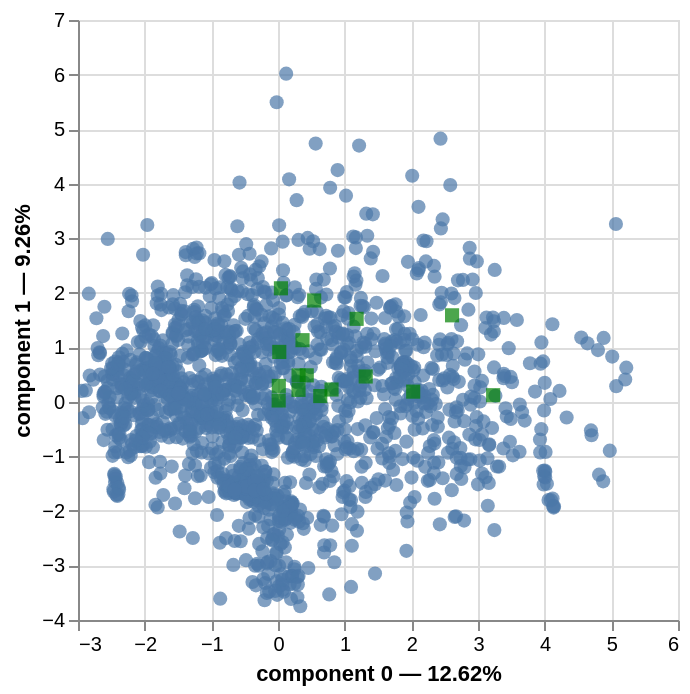

Notebook code for this chart:
### Markdown cell above
## FAMD

#### We also applied Factor Analysis of Mixed Data (FAMD) to the dataset, which is a dimensionality reduction technique that can handle both numerical and categorical data. FAMD allows us to project the data into a lower-dimensional space while preserving as much of the variance as possible.

### Code cell
famd = prince.FAMD(n_components=10, random_state=2, n_iter=5)
famd = famd.fit(features_train)
display(famd.plot(features_train, x_component=0, y_component=1))

Xf_train = famd.row_coordinates(features_train)
Xf_test = famd.row_coordinates(features_test)

display(Xf_train)

### Figure 1 — Vega-Lite specification as saved in the notebook (floating-point values rounded to 4 significant figures; data arrays with more than 128 entries replaced by an {"elided": "..."} marker saying what was removed)
{"config": {"view": {"continuousWidth": 300, "continuousHeight": 300}}, "layer": [{"data": {"name": "data-9b135735176fa77fe73500f4753a662d"}, "mark": {"type": "circle", "size": 50}, "encoding": {"tooltip": [{"field": "index", "type": "quantitative"}, {"field": "component 0", "type": "quantitative"}, {"field": "component 1", "type": "quantitative"}], "x": {"axis": {"title": "component 0 — 12.62%"}, "field": "component 0", "scale": {"zero": false}, "type": "quantitative"}, "y": {"axis": {"title": "component 1 — 9.26%"}, "field": "component 1", "scale": {"zero": false}, "type": "quantitative"}}, "name": "view_61c4cb270cd77505_0"}, {"data": {"name": "data-c77ba3391f15b57b341dbfec6a47adcf"}, "mark": {"type": "square", "color": "green", "size": 50}, "encoding": {"tooltip": [{"field": "variable", "type": "nominal"}], "x": {"field": "component 0", "scale": {"zero": false}, "type": "quantitative"}, "y": {"field": "component 1", "scale": {"zero": false}, "type": "quantitative"}}}], "params": [{"name": "param_1e9efca18e7a2868", "select": {"type": "interval", "encodings": ["x", "y"]}, "bind": "scales", "views": ["view_61c4cb270cd77505_0"]}], "$schema": "https://vega.github.io/schema/vega-lite/v6.4.1.json", "datasets": {"data-9b135735176fa77fe73500f4753a662d": {"elided": "1688 records"}, "data-c77ba3391f15b57b341dbfec6a47adcf": [{"variable": "X2", "component 0": 3.227, "component 1": 0.1213, "component 2": 0.4464, "component 3": 0.2291, "component 4": 0.003744, "component 5": 0.09777, "component 6": 0.01329, "component 7": 0.07225, "component 8": 0.004794, "component 9": 0.09759, "label": "X2"}, {"variable": "X3", "component 0": 0.3085, "component 1": 0.4837, "component 2": 0.004466, "component 3": 0.3798, "component 4": 0.5813, "component 5": 3.84, "component 6": 0.1442, "component 7": 0.08136, "component 8": 0.2093, "component 9": 0.5353, "label": "X3"}, {"variable": "X4", "component 0": 0.01899, "component 1": 0.915, "component 2": 0.5736, "component 3": 0.3025, "component 4": 0.8545, "component 5": 0.8018, "component 6": 0.8964, "component 7": 2.178, "component 8": 0.01975, "component 9": 0.1307, "label": "X4"}, {"variable": "X17", "component 0": 0.5424, "component 1": 1.858, "component 2": 2.546, "component 3": 0.007895, "component 4": 0.0003468, "component 5": 0.04389, "component 6": 0.01138, "component 7": 0.02863, "component 8": 0.05992, "component 9": 0.004433, "label": "X17"}, {"variable": "X13", "component 0": 0.04402, "component 1": 2.081, "component 2": 0.1942, "component 3": 0.1246, "component 4": 0.002722, "component 5": 0.03319, "component 6": 1.246, "component 7": 0.1788, "component 8": 0.3075, "component 9": 0.006183, "label": "X13"}, {"variable": "X6", "component 0": 0.01193, "component 1": 0.2919, "component 2": 0.401, "component 3": 2.448, "component 4": 0.1838, "component 5": 0.1713, "component 6": 0.1713, "component 7": 0.1279, "component 8": 0.1713, "component 9": 0.000121, "label": "X6"}, {"variable": "X7", "component 0": 0.4312, "component 1": 0.4853, "component 2": 0.1181, "component 3": 0.3173, "component 4": 1.03, "component 5": 1.869, "component 6": 0.2193, "component 7": 0.5556, "component 8": 0.1718, "component 9": 0.4266, "label": "X7"}, {"variable": "X10", "component 0": 2.611, "component 1": 1.586, "component 2": 0.0397, "component 3": 0.0005026, "component 4": 0.0001517, "component 5": 0.5196, "component 6": 0.00129, "component 7": 0.1231, "component 8": 0.01786, "component 9": 0.008475, "label": "X10"}, {"variable": "X11", "component 0": 0.01016, "component 1": 0.02479, "component 2": 0.4007, "component 3": 0.3066, "component 4": 0.03257, "component 5": 0.2782, "component 6": 2.614, "component 7": 0.3999, "component 8": 1.455, "component 9": 3.187, "label": "X11"}, {"variable": "X12", "component 0": 0.6339, "component 1": 0.1056, "component 2": 0.03455, "component 3": 0.6119, "component 4": 0.07927, "component 5": 0.04653, "component 6": 0.01689, "component 7": 1.211, "component 8": 0.3113, "component 9": 0.05083, "label": "X12"}, {"variable": "X14", "component 0": 0.8031, "component 1": 0.2256, "component 2": 0.469, "component 3": 0.4767, "component 4": 0.003112, "component 5": 0.05215, "component 6": 0.531, "component 7": 0.002609, "component 8": 0.007195, "component 9": 0.7502, "label": "X14"}, {"variable": "X15", "component 0": 2.028, "component 1": 0.1868, "component 2": 0.09338, "component 3": 0.0007079, "component 4": 0.5291, "component 5": 1.446, "component 6": 0.07581, "component 7": 0.5805, "component 8": 0.1632, "component 9": 0.06651, "label": "X15"}, {"variable": "X16", "component 0": 1.316, "component 1": 0.4645, "component 2": 0.6476, "component 3": 0.3239, "component 4": 4.099, "component 5": 2.815, "component 6": 0.7717, "component 7": 0.8984, "component 8": 8.034, "component 9": 0.4239, "label": "X16"}, {"variable": "X5", "component 0": 1.179, "component 1": 1.521, "component 2": 0.612, "component 3": 0.5305, "component 4": 0.2169, "component 5": 0.3054, "component 6": 0.001717, "component 7": 0.205, "component 8": 2.632e-05, "component 9": 0.168, "label": "X5"}, {"variable": "X8", "component 0": 0.3079, "component 1": 0.2195, "component 2": 1.291, "component 3": 0.6806, "component 4": 0.946, "component 5": 4.863, "component 6": 3.584, "component 7": 17.79, "component 8": 1.891, "component 9": 2.15, "label": "X8"}, {"variable": "X9", "component 0": 0.3677, "component 1": 1.13, "component 2": 4.053, "component 3": 0.1158, "component 4": 0.2633, "component 5": 2.298, "component 6": 0.1671, "component 7": 5.627, "component 8": 0.7206, "component 9": 0.7654, "label": "X9"}]}}
